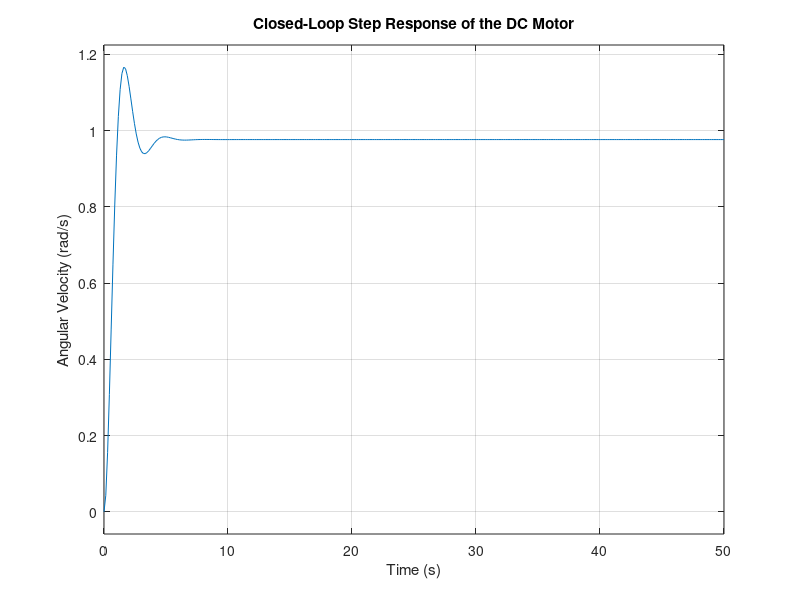
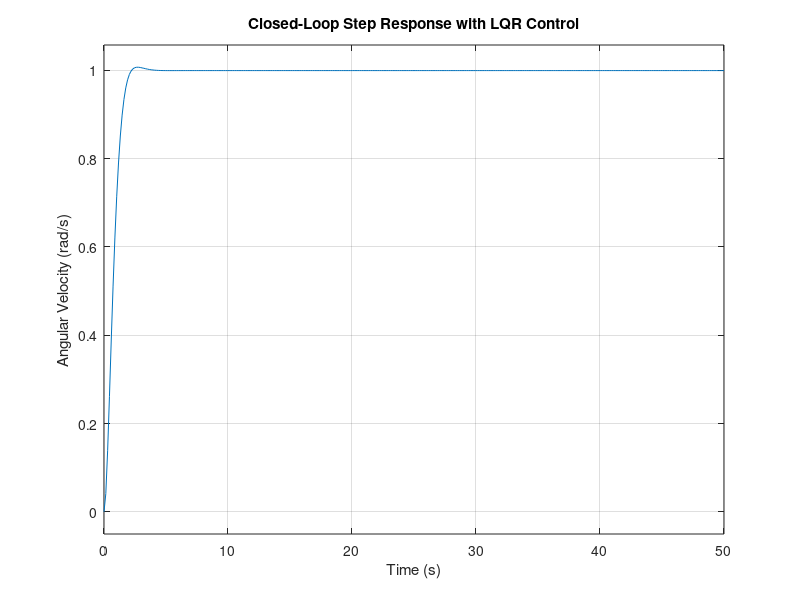

Reproduce these figures in MATLAB, in order.
% Given Parameters
J = 0.01;    % kgm^2
Km = 0.023;  % torque constant (Nm/A)
b = 0.00003; % Nms
R = 1;       % Ohms
L = 0.5;     % Henry

% Define the Transfer Function for the DC Motor
s = tf('s');
G_motor = Km / ( (J*s + b) * (L*s + R) + Km^2 );

% --- Unity Feedback (Closed-Loop System) ---
T1 = feedback(G_motor, 1);  % Unity negative feedback

% --- Plot the Closed-Loop Step Response ---
figure;
step(T1, 50); % Simulate for 50 seconds
title('Closed-Loop Step Response of the DC Motor');
xlabel('Time (s)');
ylabel('Angular Velocity (rad/s)');
grid on;

%%
% Given Parameters
J = 0.01;    % kgm^2
Km = 0.023;  % torque constant (Nm/A)
b = 0.00003; % Nms
R = 1;       % Ohms
L = 0.5;     % Henry

% State-Space Representation of the DC Motor (provided)
A = [-b/J   Km/J;
     -Km/L  -R/L];  % State matrix
B = [0; 1/L];      % Input matrix
C = [1 0];         % Output matrix (angular velocity)
D = 0;             % No direct feedthrough

% Convert to state-space system
sys_ss = ss(A, B, C, D);

% --- LQR Controller Design ---
Q = C'*C;    % State cost matrix (penalize angular velocity)
R = 1;       % Control cost matrix (penalize input voltage)
K = lqr(A, B, Q, R);  % Compute the LQR gain

% --- Closed-Loop System with LQR ---
Acl = A - B*K;  % New A matrix for closed-loop system
Bcl = B;        % Same B matrix as before
Ccl = C;        % Same C matrix as before
Dcl = D;        % Same D matrix as before
sys_lqr = ss(Acl, Bcl, Ccl, Dcl);  % Closed-loop system

% --- Plot Step Response ---
figure;
step(sys_lqr, 50);  % Simulate for 50 seconds
title('Closed-Loop Step Response with LQR Control');
xlabel('Time (s)');
ylabel('Angular Velocity (rad/s)');
grid on;
